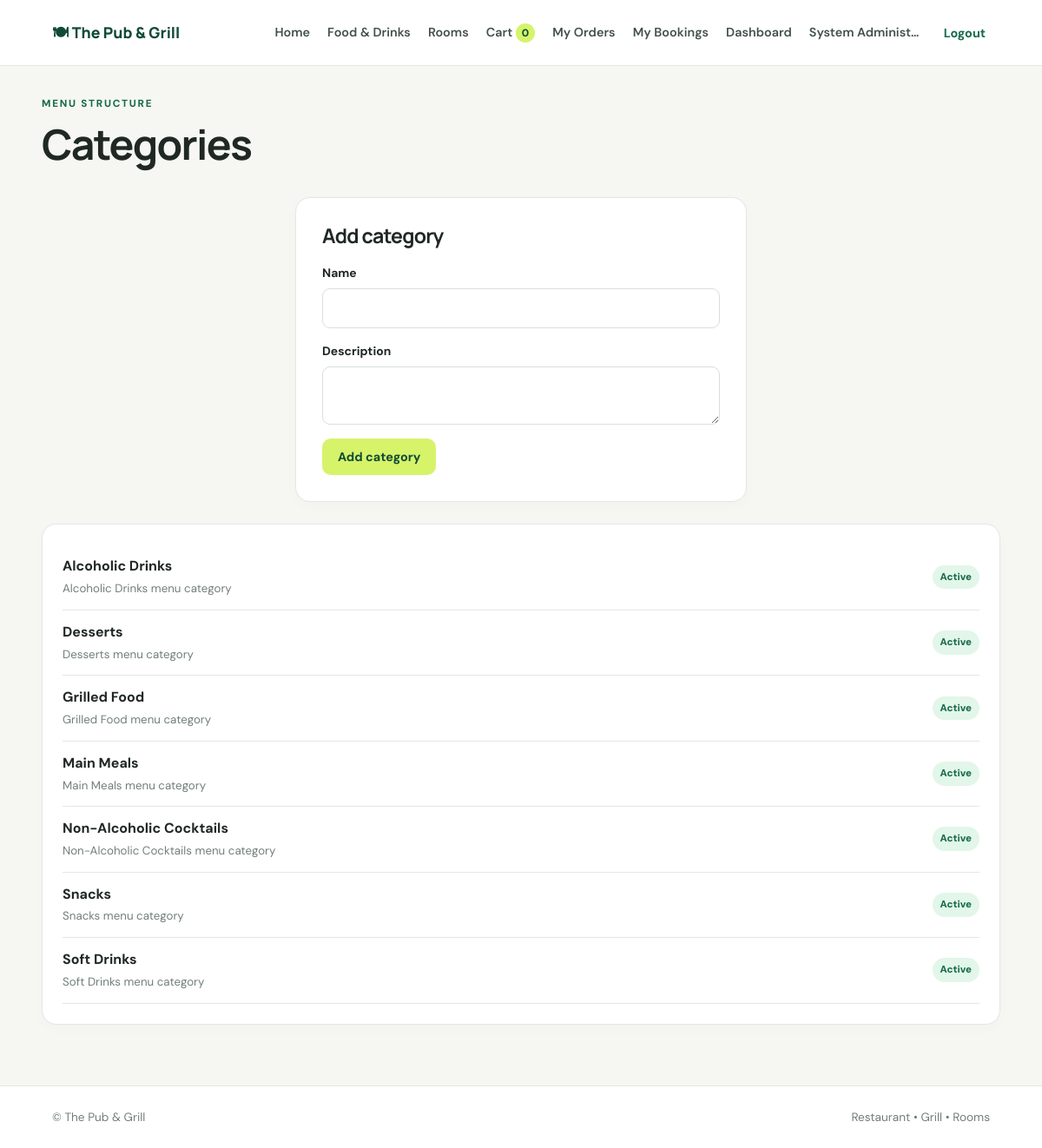
Page /admin/categories (signed in) on the committed database.
### app/models.py (models this page shows, shortened)
class User(UserMixin, db.Model):
    id = db.Column(db.Integer, primary_key=True)
    full_name = db.Column(db.String(120), nullable=False)
    email = db.Column(db.String(255), unique=True, nullable=False, index=True)
    phone = db.Column(db.String(40))
    password_hash = db.Column(db.String(255), nullable=False)
    role = db.Column(db.String(30), nullable=False, default="customer", index=True)
    is_active_account = db.Column(db.Boolean, nullable=False, default=True)
    created_at = db.Column(db.DateTime, nullable=False, default=utcnow)
    orders = db.relationship("Order", backref="customer", lazy=True)
    bookings = db.relationship("RoomBooking", backref="customer", lazy=True)
    @property
    def is_active(self):
        return self.is_active_account

class Category(db.Model):
    id = db.Column(db.Integer, primary_key=True)
    name = db.Column(db.String(80), unique=True, nullable=False)
    description = db.Column(db.String(255))
    is_active = db.Column(db.Boolean, default=True, nullable=False)
    products = db.relationship("Product", backref="category", lazy=True)

### app/admin/routes.py (the view, shortened to what this page needs)
@admin_bp.route("/categories", methods=["GET", "POST"])
@roles_required("admin")
def categories():
    return render_template("admin/categories.html", categories=Category.query.order_by(Category.name).all())

### app/admin/routes.py (called while the page is built)
def roles_required(*roles):
    def decorator(fn):
        @wraps(fn)
        @login_required
        def wrapped(*args, **kwargs):
            if current_user.role not in roles:
                abort(403)
            return fn(*args, **kwargs)
        return wrapped
    return decorator

### app/models.py (called while the page is built)
@login_manager.user_loader
def load_user(user_id):
    try:
        return db.session.get(User, int(user_id))
    except (TypeError, ValueError):
        return None

### app/templates/admin/categories.html
{% extends "base.html" %}{% block title %}Categories · {{ business_name }}{% endblock %}
{% block content %}<div class="page-heading"><div><p class="eyebrow">MENU STRUCTURE</p><h1>Categories</h1></div></div><section class="form-card"><h2>Add category</h2><form method="post"><input type="hidden" name="csrf_token" value="{{ csrf_token() }}"><label>Name<input name="name" maxlength="80" required></label><label>Description<textarea name="description"></textarea></label><button class="btn primary">Add category</button></form></section><section class="panel"><div class="list-stack">{% for c in categories %}<div class="list-row"><div><strong>{{ c.name }}</strong><small>{{ c.description or '' }}</small></div><span class="status {{ 'available' if c.is_active else 'cancelled' }}">{{ 'Active' if c.is_active else 'Inactive' }}</span></div>{% endfor %}</div></section>{% endblock %}

### app/templates/base.html (shortened to what this page needs)
<!doctype html>
<html lang="en">
<head>
  <link rel="stylesheet" href="{{ url_for('static', filename='css/style.css') }}">
</head>
<body>
<header class="topbar">
  <a class="brand" href="{{ url_for('main.index') }}">🍽 {{ business_name }}</a>
  <nav id="mainNav">
    <a href="{{ url_for('main.index') }}">Home</a>
    <a href="{{ url_for('orders.menu') }}">Food & Drinks</a>
    <a href="{{ url_for('rooms.list_rooms') }}">Rooms</a>
    {% if current_user.is_authenticated %}
      <a href="{{ url_for('orders.cart') }}">Cart <span id="cartCount" class="badge">0</span></a>
      <a href="{{ url_for('orders.my_orders') }}">My Orders</a>
      <a href="{{ url_for('rooms.my_bookings') }}">My Bookings</a>
      {% if current_user.role in ['admin','supervisor'] %}<a href="{{ url_for('admin.dashboard') }}">Dashboard</a>{% elif current_user.role != 'customer' %}<a href="{{ url_for('admin.operations') }}">Operations</a>{% endif %}
      <span class="nav-user">{{ current_user.full_name }}</span>
      <form class="inline" method="post" action="{{ url_for('auth.logout') }}"><input type="hidden" name="csrf_token" value="{{ csrf_token() }}"><button class="link-button">Logout</button></form>
    {% else %}
      <a href="{{ url_for('auth.login') }}">Login</a><a class="nav-cta" href="{{ url_for('auth.register') }}">Create account</a>
    {% endif %}
  </nav>
</header>
<main class="container">
  {% block content %}{% endblock %}
</main>
<footer class="footer"><span>© {{ business_name }}</span><span>Restaurant • Grill • Rooms</span></footer>
</body></html>

### app/static/css/style.css (style rules this page uses)
:root { --ink:#202824;--muted:#718078;--green:#176b4b;--green-dark:#104b36;--lime:#d6f36a;--cream:#f6f7f2;--white:#fff;--line:#e3e8e1;--red:#a72b2b;--shadow:0 14px 36px rgba(27,49,38,.08) }
* { box-sizing:border-box }
body { margin:0;background:var(--cream);color:var(--ink);font-family:'DM Sans',sans-serif;line-height:1.55 }
h1,h2,h3 { font-family:Manrope,sans-serif;line-height:1.2;letter-spacing:-.035em;margin-top:0 }
h1 { font-size:clamp(2.1rem,4vw,3.7rem) }
h2 { font-size:1.45rem }
a { color:var(--green);text-decoration:none }
.topbar { height:auto;min-height:76px;background:#fff;display:flex;align-items:center;justify-content:space-between;padding:14px clamp(18px,5vw,72px);gap:20px;border-bottom:1px solid var(--line);position:sticky;top:0;z-index:10 }
.brand { font-family:Manrope,sans-serif;font-weight:800;font-size:1.1rem;color:var(--green-dark);white-space:nowrap }
.topbar nav { display:flex;align-items:center;gap:20px;flex-wrap:wrap }
.topbar nav>a,.nav-user { font-size:.9rem;font-weight:600;color:#425149 }
.container { width:min(1180px,92%);margin:34px auto 70px;min-height:60vh }
.footer { border-top:1px solid var(--line);padding:25px 5%;display:flex;justify-content:space-between;color:var(--muted);font-size:.85rem;background:white }
.eyebrow { font-size:.73rem;font-weight:800;letter-spacing:.15em;color:var(--green);text-transform:uppercase;margin:0 0 9px }
.btn { border:0;display:inline-flex;align-items:center;justify-content:center;gap:7px;background:var(--green);color:#fff;padding:12px 18px;border-radius:10px;font:700 .9rem 'DM Sans',sans-serif;cursor:pointer;text-decoration:none;transition:transform .15s,background .15s }
.btn.primary { background:var(--lime);color:var(--green-dark) }
.section-head,.page-heading,.panel-heading { display:flex;align-items:center;justify-content:space-between;gap:18px }
.section-head h2,.page-heading h1 { margin-bottom:4px }
.page-heading { margin-bottom:28px }
.panel,.form-card { background:white;border:1px solid var(--line);border-radius:17px;padding:23px;margin:20px 0;box-shadow:0 5px 18px #1b312605 }
.panel h2,.form-card h2 { margin-bottom:18px }
.status { display:inline-block;border-radius:30px;padding:5px 9px;font-size:.72rem;font-weight:800;background:#edf0ee;color:#46534b;white-space:nowrap }
.status.ready,.status.completed,.status.available,.status.served { background:#e2f6e9;color:#176b4b }
.form-card { max-width:520px;margin:0 auto 25px;padding:30px }
.form-card label { display:flex;flex-direction:column;gap:7px;font-weight:700;font-size:.87rem;margin-bottom:16px }
input,select,textarea { font:inherit;padding:11px 12px;border:1px solid #d8e0d9;border-radius:9px;background:#fff;color:var(--ink);width:100%;min-width:0 }
.inline { display:inline }
.link-button { border:0;background:transparent;color:var(--green);font:700 .9rem 'DM Sans',sans-serif;cursor:pointer;padding:5px }
.badge { display:inline-block;border-radius:20px;background:var(--lime);color:var(--green-dark);padding:2px 7px;font-size:.75rem;font-weight:800 }
.list-stack { display:grid }
.list-row { display:flex;align-items:center;justify-content:space-between;gap:12px;padding:13px 0;border-bottom:1px solid var(--line) }
.list-row small { display:block;color:var(--muted);margin-top:3px }
.nav-user { max-width:130px;overflow:hidden;text-overflow:ellipsis;white-space:nowrap }

### rows in the picture
User: full_name "System Administ…"
Category: name "Alcoholic Drinks", description "Alcoholic Drinks menu category", is_active "Active"
Category: name "Desserts", description "Desserts menu category", is_active "Active"
Category: name "Grilled Food", description "Grilled Food menu category", is_active "Active"
Category: name "Main Meals", description "Main Meals menu category", is_active "Active"
Category: name "Non-Alcoholic Cocktails", description "Non-Alcoholic Cocktails menu category", is_active "Active"
Category: name "Snacks", description "Snacks menu category", is_active "Active"
Category: name "Soft Drinks", description "Soft Drinks menu category", is_active "Active"

### other values in the picture
{{ business_name }} "The Pub & Grill"
